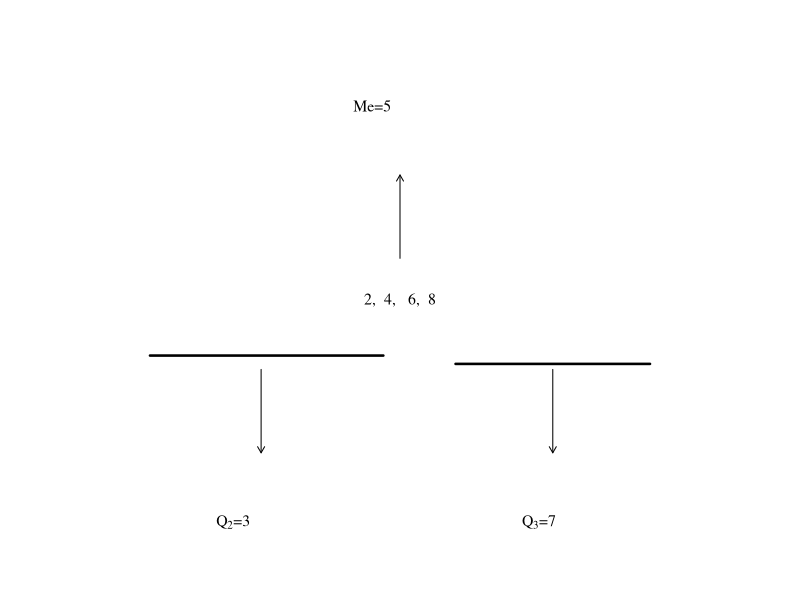

Reproduce this figure in R.

png(file="Cuartiles_2.png",width=1300, height=280, res = 300)
x <- seq(-1,1,1)
y <- seq(-1,1,1)
t = 0.85
k = -0.7
par(mar=c(0, 0, 0, 0))
plot(x, y, asp=1, ylim=c(-1, 1), xlim=c(-1, 1), ylab="", xlab="", col = "white", yaxt = 'n', xaxt='n', frame.plot = FALSE)
text(0, 0, "2,  4,   6,  8", cex = t+0.1, family = "serif")
segments(-0.9,-0.2,-0.06,-0.2, lwd=2.5)
arrows(-0.5,-0.25,-0.5, -0.55, 0.07, 30)
segments(0.2,-0.23, 0.9, -0.23, lwd=2.5)
arrows(0.55,-0.25, 0.55, -0.55, 0.07, 30)
arrows(0,0.15, 0, 0.45, 0.07, 30)
a=expression("Q"[2]*"=3")
b=expression("Q"[3]*"=7")
c=expression("Me=5")

text(-0.6, -0.8, a, cex=t+0.1, family = "serif")
text(0.5, -0.8, b, cex=t+0.1, family = "serif")
text(-0.1, 0.7, c, cex=t+0.1, family = "serif")

dev.off()